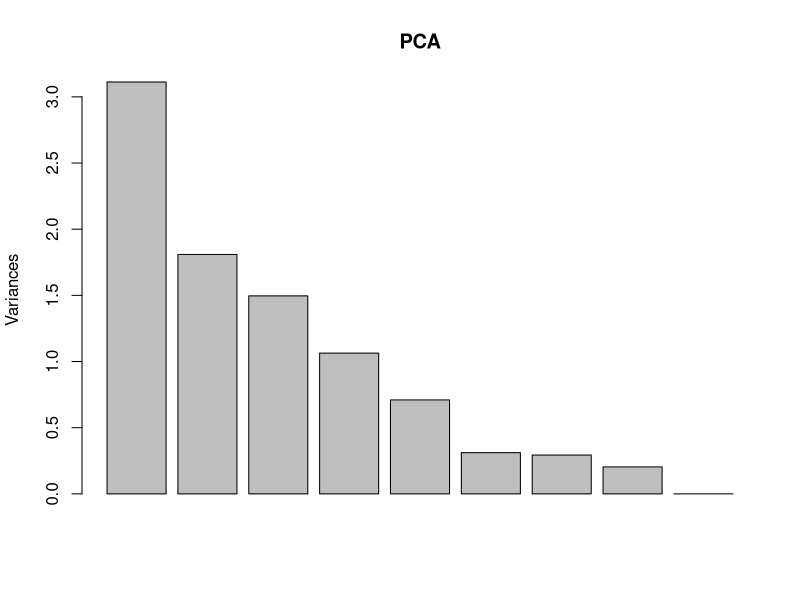
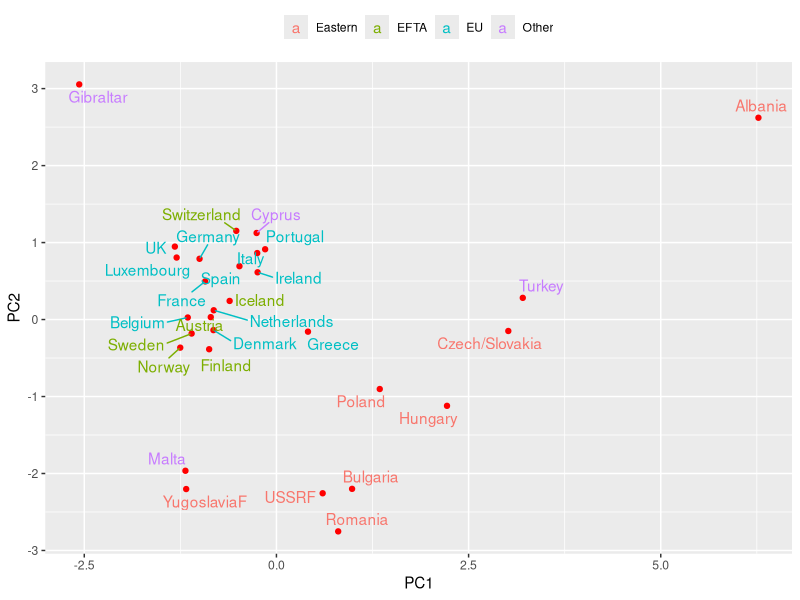
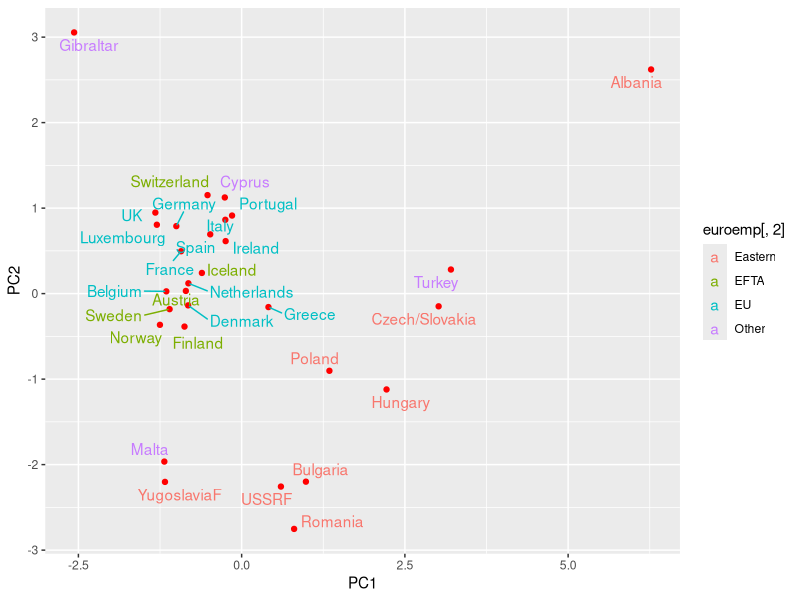

Source code (R) for these figures, in order:
### Factor Analysis on European Employment Composition ###

library(here)
library(tidyverse)
library(GGally)
library(ggrepel)

(euroemp <- read.csv(here("data_sets", "Euroemp.csv")))

# AGR (y1) = agriculture,forestry, and fishing
# MIN (y2) = mining and quarrying
# MAN (y3) = manufacturing
# PS  (y4) = power and water supplies
# CON (y5) = construction
# SER (y6) = services
# FIN (y7) = finance
# SPS (y8) = social and personal services
# TC  (y9) = transport and communications

as.dist(round(cor(euroemp[,3:11]), 3)) ## as.dist to hide duplicate values

(std.data <- scale(euroemp[,3:11]))

(PCA <- prcomp(std.data)) ## perform PCA

## PCA$rotation is variable coefficients for PCs

summary(PCA)

## PCA is a dimension reduction technique, used when variables are
# correlated

## Principal components account for most of the variance of observed variables

(fac.loads <- round(cor(std.data, PCA$x), 2)) ## "importance" of each variable in
# determining PCs

plot(PCA) ## keep two (first two account for ~55% of variability)

## (next) obtain first two eigenvectors to get linear combinations of Y's
# that go into first two PCAs

summary(PCA)
(round(PCA$rotation[,1:2], 2))

## PC1 = 0.51AGR + 0.37MIN + -0.25MAN + -0.32PS + -0.22CON + -0.38SER
#   + -0.13FIN + -0.43SPS + -0.21TC

## (next) visualization of countries in terms of PC1 and PC2

p1 <- ggplot(data.frame(PCA$x), aes(x = PC1, y = PC2))
p1 <- p1 + geom_point(color = "red")
p1 <- p1 + geom_text_repel(aes(label = euroemp[,1], color = euroemp[,2]))
p1 + theme(legend.title = element_blank(), legend.position = "top")
p1

## Gibraltar: low PC1, high PC2

### Now transition to Factor Analysis ###

(a_rm <- round(PCA$rotation %*% diag(PCA$sdev)[,1:4], 2)) ## unrotated factor loadings

round(diag(a_rm %*% t(a_rm)), 2) ## proportions of variability attributable
# to common factors, across observations (communalities)

## lots of overlap in factors across variables
# 6/9 variables are related to two or more common factors

## must rotate factors using Varimax rotation, maximizing
# the sum of these variances (factor loadings)^2 for all of the factors to
# break overlap.

# "verimax rotation"

(rot <- varimax(a_rm, eps = 1e-12)$rotmat)

round(t(rot)%*%rot) ## Demonstrate orthogonality for orthogonal rotation
round(rot%*%t(rot))

(g_rm <- round(a_rm %*% rot, 2)) ## New (rotated) factor loadings

a_rm
g_rm ## eliminated most of the overlap by orthogonal rotation

## (reminder): number of factors kept is number of 
# sds (sqrt(eigenvalues)) > 1 in PCs (4 inthis case)
PCA

round(diag(g_rm %*% t(g_rm)), 2)
round(diag(a_rm %*% t(a_rm)), 2) ## communalities are unchanged* by rotation

(Fstar <- round(std.data %*% g_rm %*% solve(t(g_rm) %*% g_rm), 2))

summary(PCA)

colnames(Fstar) <- c("factor 1","factor 2","factor 3","factor 4")

countryloads <- cbind(euroemp[,1:2], Fstar)
head(countryloads)

# AGR (y1) = agriculture,forestry, and fishing
# MIN (y2) = mining and quarrying
# MAN (y3) = manufacturing
# PS  (y4) = power and water supplies
# CON (y5) = construction
# SER (y6) = services
# FIN (y7) = finance
# SPS (y8) = social and personal services
# TC  (y9) = transport and communications

g_rm
subset(countryloads, Country == "Albania"); subset(euroemp, Country == "Albania")

## Factor 1 is largely determined by presence of AGR and absence of SPS. 
# Albania has a high percentage of labor employed in AGR and zero labor
# employed in SPS. Makes sense that Albania has a high Factor 1 score.

countryloads

g_rm
subset(countryloads, Country == "USSRF"); subset(euroemp, Country == "USSRF")
## low Factor 2 score

g_rm
subset(countryloads, Country == "Czech/Slovakia"); subset(euroemp, Country == "Czech/Slovakia")
## low Factor 3 score

g_rm
subset(countryloads, Country == "Romania"); subset(euroemp, Country == "Romania")
## low Factor 2 score (same as USSRF in terms of FIN)

g_rm
subset(countryloads, Country == "Gibraltar"); subset(euroemp, Country == "Gibraltar")
## low Factor 4 score

g_rm
subset(countryloads, Country == "Netherlands"); subset(euroemp, Country == "Netherlands")
## high factor 4 score (opposite of Gibraltar)

subset(countryloads, Country == "Sweden"); subset(euroemp, Country == "Sweden")
## sps doesn't strongly determine any particular factor